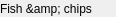
<?xml version="1.0" encoding="UTF-8"?>
<ui version="4.0" connectslotsbyname="false">
 <class>OddOrder</class>
 <widget class="QLabel" name="OddOrder">
  <property name="geometry">
   <rect>
    <x>0</x>
    <y>0</y>
    <width>116</width>
    <height>17</height>
   </rect>
  </property>
  <property name="text">
   <string notr="true" comment="ctx" extracomment="order" id="odd.text">Fish &amp; chips &lt;today&gt;</string>
  </property>
 </widget>
 <resources/>
 <connections/>
</ui>
